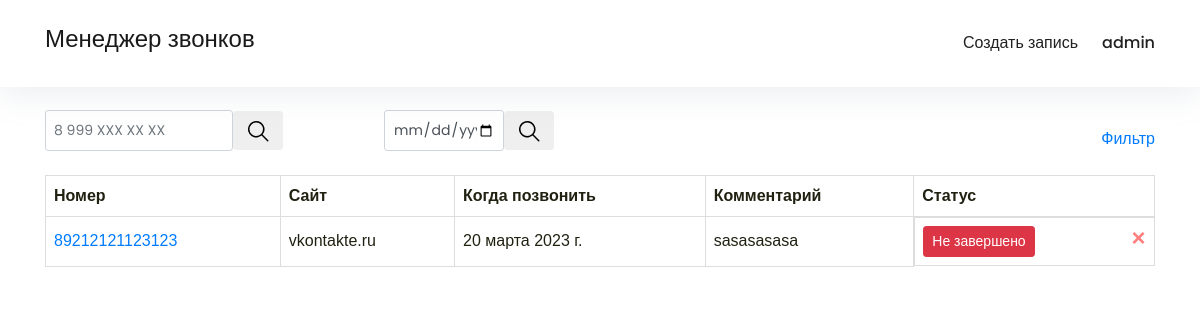
The app's page / (signed in), older data.
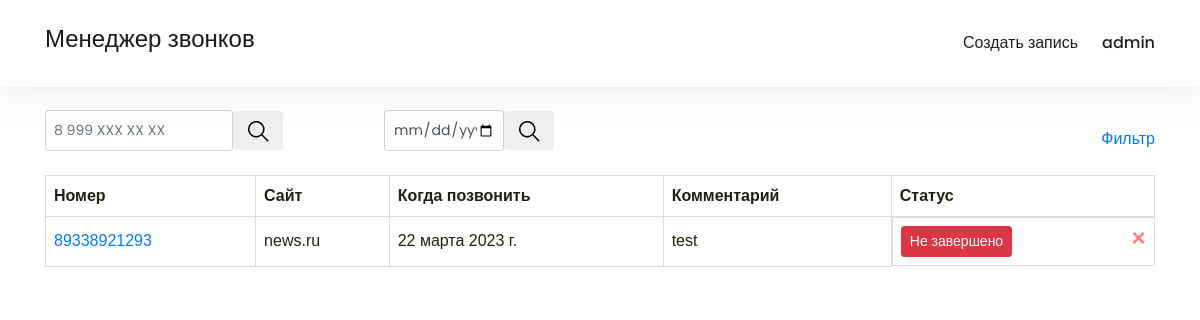
The same page, newer data.
### todolist/models.py (models this page shows, shortened)
class ToDo(models.Model):
    number = models.CharField('Номер телефона', max_length=50, blank=True, null=True)
    site = models.CharField('Сайт', max_length=50, blank=True, null=True)
    datatime = models.DateField('Следующий звонок', auto_now = False , auto_now_add = False)
    comment = models.TextField('Комментарий',max_length = 1000)
    is_complete = models.BooleanField('Завершено', default=False)
    class Meta:
        verbose_name = 'Задача'
        verbose_name_plural = 'Задания'

### todolist/views.py (the view)
# urls.py: path('', views.IndexListView.as_view(), name='index'),
class IndexListView(MyLoginRequiredMixin, TodoFilterView, ListView):
    context_object_name = 'task'
    template_name='todolist/index.html'
    def get_queryset(self):
        return ToDo.objects.order_by('-id')[0:1]

### todolist/forms.py
class TodoForm(forms.ModelForm):
    number = forms.IntegerField(widget=forms.TextInput(attrs={"class": "form-control", "id": "number", "placeholder": "8(123)456-78-90"}))
    site = forms.CharField(widget=forms.TextInput(attrs={"class": "form-control", "id": "site", "placeholder": "example.ru"}))
    datatime = forms.DateTimeField(widget=forms.DateTimeInput(attrs={"type": "date", "class": "form-control", "id": "datatime"}))
    comment = forms.CharField(widget=forms.Textarea(attrs={"class": "form-control", "id": "comment"}))
    class Meta:
        model = ToDo
        fields = ('number', 'site', 'datatime', 'comment')

class CommentsFormModel(forms.ModelForm):
    text = forms.CharField(widget=forms.Textarea(attrs={"class": "form-control"}))
    class Meta:
        model = Comment
        fields = ['text']

### todoapp/context_proccesor.py (called while the page is built)
def get_context_data(request):
    context = {
        'todo_create': TodoForm(),
        'comment_create': CommentsFormModel(),
    }
    return context

### templates/todolist/index.html (shortened to what this page needs)
{% extends "todolist/base_todolist.html" %}
{% load static %}
{% block filter %}
    <div class="dropdown d-flex justify-content-end">
        <a class="dropdown-toggle" href="#" role="button" id="dropdownMenuLink" data-toggle="dropdown" aria-haspopup="true" aria-expanded="false">
        Фильтр
        </a>
    </div>
{% endblock %}
{% block table %}
    <table>
        <tr>
            <th>Номер</th>
            <th>Сайт</th>
            <th>Когда позвонить</th>
            <th>Комментарий</th>
            <th>Статус</th>
        </tr>
        {% for publisher in object_list %}
        <tr>
            <td>
                <a href="{% url 'todolist:detail' pk=publisher.id %}">{{ publisher.number }}</a>
            </td>
            <td>{{ publisher.site }}</td>
            <td>{{ publisher.datatime }}</td>
            <td>{{ publisher.comment }}</td>
            <td class="d-flex justify-content-between">
            {% if publisher.is_complete == False %}
                <a class="btn btn-danger btn-sm" href="{% url 'todolist:update' pk=publisher.id %}">Не завершено</a>
            {% else %}
                <a class="btn btn-success btn-sm" href="{% url 'todolist:update' pk=publisher.id %}">Выполнено</a>
            {% endif %}
                <a class="close" href="{% url 'todolist:delete' pk=publisher.id %}">
                    <span aria-hidden="true" style="color:red">×</span>
                </a>
            </td>
        </tr>
        {% endfor %}
    </table>
{% endblock %}

Row changes from the older to the newer data that the page shows:
removed ToDo: number "89212121123123", site "vkontakte.ru", datatime "20 марта 2023 г.", comment "sasasasasa", is_complete "Не завершено"
added ToDo: number "89338921293", site "news.ru", datatime "22 марта 2023 г.", comment "test", is_complete "Не завершено"
